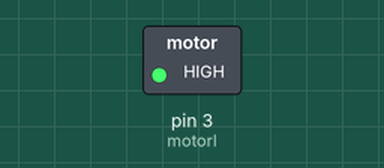
A sketch run on a simulated Arduino Uno, built with avr-gcc and run on an emulated ATmega328P. Parts: switched loads named in the sketch (green lamp = pin HIGH).

Above: at 0.1 s.
Timing chart, 0 to 1.6 s (numbered marks = the images above):
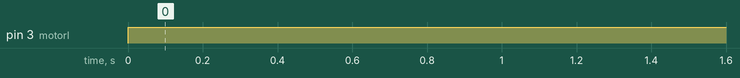

The sketch:

zhiliudianji2.ino
```cpp
#include <Servo.h>
int motorl=3;

void setup(){
    pinMode(motorl,OUTPUT);
}

void run(int time){     // 前进
    digitalWrite(motorl,HIGH);           // 右电机前进
//    digitalWrite(motorl, LOW);         // 右电机后进
}
void loop(){
    run(10);
}
```

Measured:
- by itself, pin 3 (motorl): LOW → HIGH at 0.00 s
